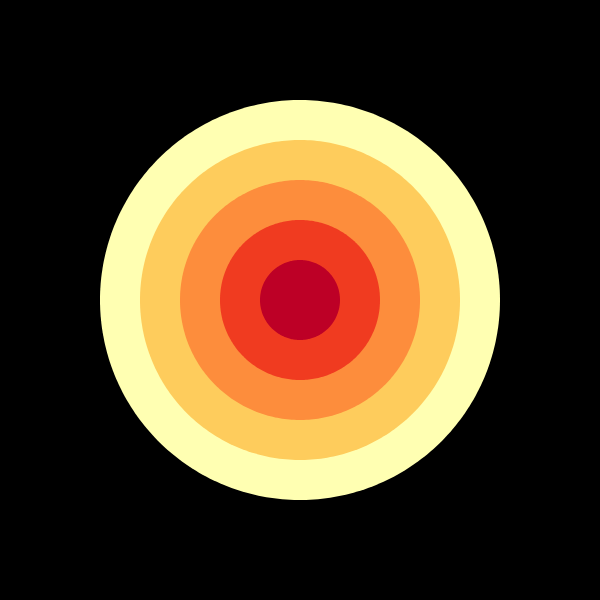
Frame 1 (no input)
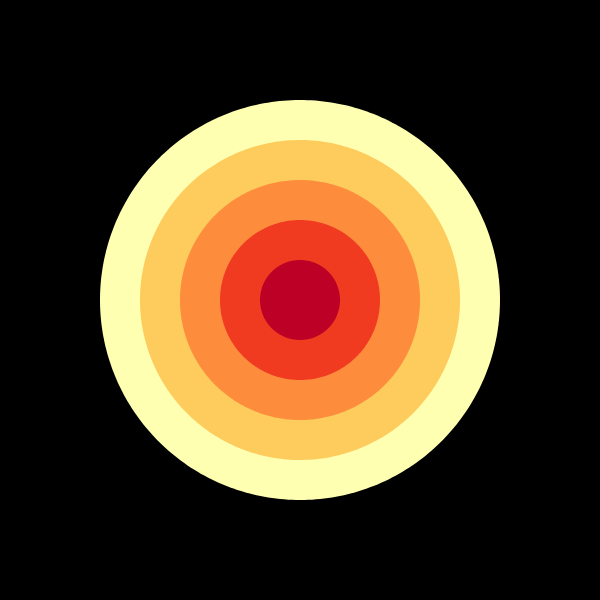
Frame 60 (no input)
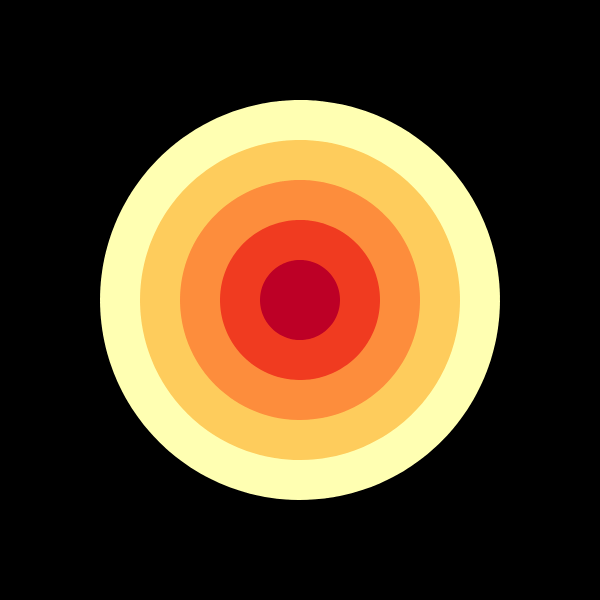
Frame 120 (the mouse pressed at the canvas centre since frame 60)

The p5.js sketch that drew these frames (run headless with seeded random() and noise() and a simulated clock; from frame 60 on, the mouse is pressed at the canvas centre):

// p5.js sketch
// ── sketch.js
var theta;
var phase = 0;

function setup() {

  createCanvas(600, 600);
  background(0);

  noStroke();
  fill(255);

  frameRate(50);

}

function draw() {

background(0);

translate(width/2,height/2);

fill(255,255,178);
makeShape(200);
fill(254,204,92);
makeShape(160);
fill(253,141,60);
makeShape(120);
//fill(227,26,28);
fill(240,59,32)
makeShape(80);
fill(189,0,38);
makeShape(40);

phase += 0.01;
}

function makeShape(size){
  
  beginShape();
  theta = 0;
  while(theta<2*PI)
  {
    vertex(size*cos(round(1+3*(mouseX/width))*theta+phase), size*sin(round(1+3*(mouseY/height))*theta+phase));
    //vertex(size*cos(5*(mouseX/width)*theta+phase), size*sin(5*(mouseY/height)*theta+phase));
    theta = theta + 0.02;
  }
  endShape();

}
